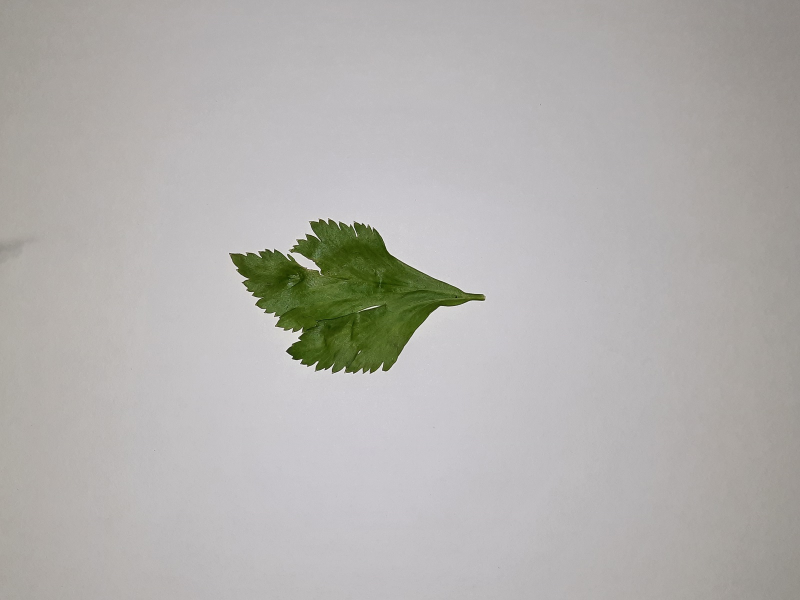
#> input picture Dataset/seledri/001.jpg, 1600 x 1200 px, found by its file name (shown at 1/2 size)
$ jupyter execute 'image processing (1).ipynb'
#> lines starting #> are read from the running program, lines starting #| are printed output that depends on the picture; after the words box and inside, x2 and y2 are one past the last pixel; in counts of white or black regions, pixels touching at a corner belong together
[cell 1]
import cv2
image = cv2.imread("/content/drive/MyDrive/Dataset/seledri/001.jpg")
#> image is the input picture: shape (1200, 1600, 3); mean B, G, R 174.3, 176.9, 178.8
print(image)
#> (printed output is left out)

[cell 2]
cv2.imshow('001', image)
cv2.waitKey(0)
cv2.destroyAllWindows()

[cell 3]
print(image.shape)
#| (1200, 1600, 3)

[cell 4]
# mengakses nilai di pixel x=100, y=20
(b, g, r) = image[20, 100]
#> b = 154; g = 160; r = 165
print("blue = ",b)
#| blue =  154
print("green = ",g)
#| green =  160
print("red = ",r)
#| red =  165

[cell 5]
# crop image
im_crop = image[100:660, 100:380]
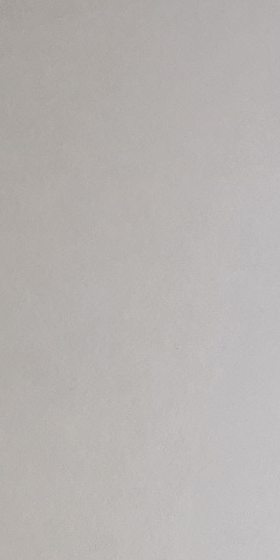
#> im_crop: shape (560, 280, 3); mean B, G, R 176.8, 179, 182.9

cv2.imshow('crop',im_crop)
cv2.waitKey(0)
cv2.destroyAllWindows()
print(im_crop.shape)
#| (560, 280, 3)

[cell 6]
# mengcopy image
cp_image = image.copy()
print(cp_image.shape)
#| (1200, 1600, 3)

[cell 7]
# mengubah nilai pixel
cp_image[300:350, 170:300] = (100, 255, 240)
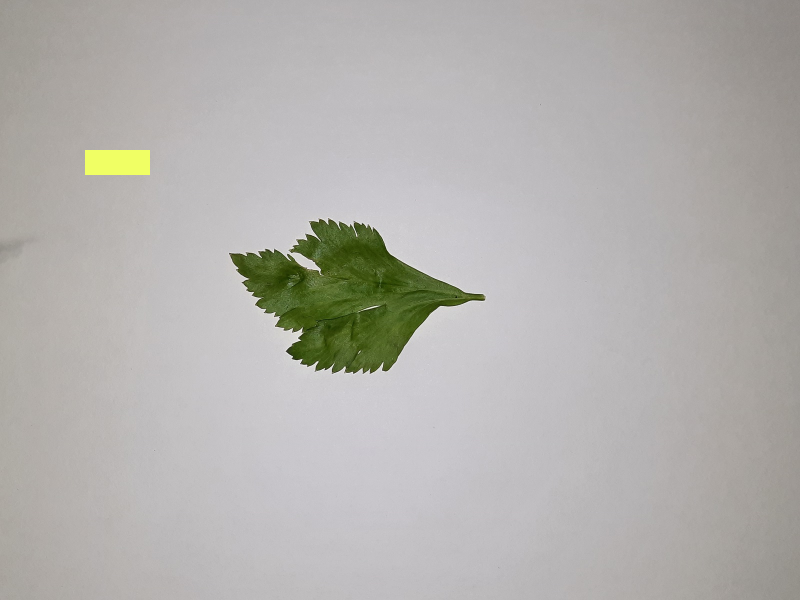
#> cp_image: shape (1200, 1600, 3) (shown at 1/2 size); 0.34% of pixels changed, all inside (x1, y1, x2, y2) = (170, 300, 300, 350)

cv2.imshow('cp_image',cp_image)
cv2.waitKey(0)
cv2.destroyAllWindows()

[cell 8]
# resize image (ignore aspect ratio)
im_resized = cv2.resize(image, (400,400))
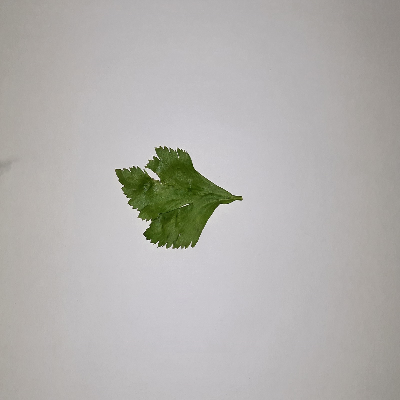
#> im_resized: shape (400, 400, 3); mean B, G, R 174.5, 177.1, 179

cv2.imshow('im_resized',im_resized)
cv2.waitKey(0)
cv2.destroyAllWindows()

[cell 9]
# resize image (mempertahankan aspect ratio)
r = 400/image.shape[1]
#> r = 0.25
dim = (400,int(image.shape[0]*r))
#> dim = (400, 300)
im_resized = cv2.resize(image, dim)
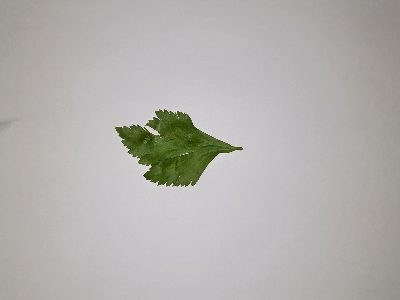
#> im_resized: shape (300, 400, 3); mean B, G, R 174.4, 177, 178.9

cv2.imshow('im_resized',im_resized)
cv2.waitKey(0)
cv2.destroyAllWindows()

[cell 10]
# Rotating an image
(h, w) = image.shape[:2]
#> h = 1200; w = 1600
center = (w/2, h/2)
#> center = (800, 600)

M = cv2.getRotationMatrix2D(center, 180, 1.0)
rotated = cv2.warpAffine(image, M, (w,h))
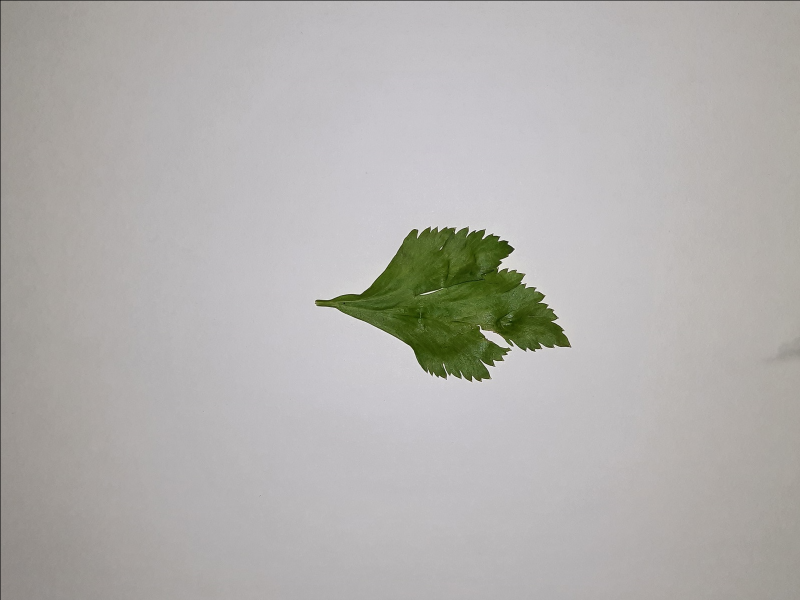
#> rotated: shape (1200, 1600, 3) (shown at 1/2 size); mean B, G, R 174, 176.6, 178.5

cv2.imshow('rotate',rotated)
cv2.waitKey(0)
cv2.destroyAllWindows()

[cell 11]
# menyimpan image
cv2.imwrite("rotate.png", rotated)
#> Out = True

[cell 12]
# adjust image contrast
import numpy as np
im_adjusted = cv2.addWeighted(im_resized, 1.5, np.zeros(im_resized.shape, im_resized.dtype), 0, -100)
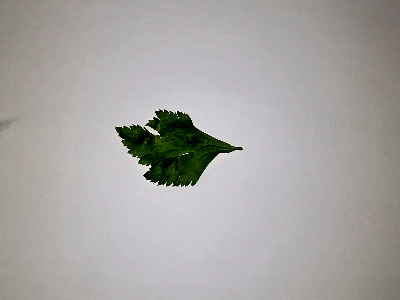
#> im_adjusted: shape (300, 400, 3); mean B, G, R 163.8, 165.5, 168.6

cv2.imshow('Original Image',im_resized)
cv2.imshow('Adjusted Image',im_adjusted)
cv2.waitKey(0)
cv2.destroyAllWindows()

[cell 13]
# detect edges
im_edges = cv2.Canny(im_resized, 100, 200)
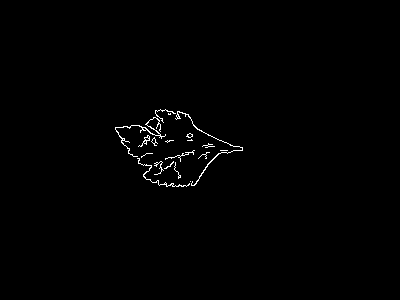
#> im_edges: shape (300, 400); 0.69% white in thin lines or dots, all inside (x1, y1, x2, y2) = (115, 109, 243, 187)

cv2.imshow('Original Image',im_resized)
cv2.imshow('Detected Edges',im_edges)
cv2.waitKey(0)
cv2.destroyAllWindows()

[cell 14]
# convert image to grayscale
im_gray = cv2.cvtColor(im_resized, cv2.COLOR_BGR2GRAY)
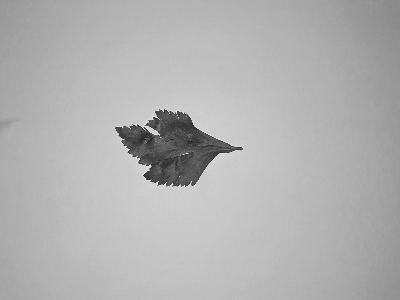
#> im_gray: shape (300, 400); min 31, max 237, mean 177.3

cv2.imshow('Original Image',im_resized)
cv2.imshow('Grayscale Image',im_gray)
cv2.waitKey(0)
cv2.destroyAllWindows()

[cell 15]
# get all files in a folder
import glob

imdir = 'dataset/elephant/'
ext = ['png', 'jpg', 'gif']    # Add image formats here

files = []
[files.extend(glob.glob(imdir + '*.' + e)) for e in ext]

images = [cv2.imread(file) for file in files]

# adjust contrast to all of them nd save to different location
i = 1
for img in images:
    im_adjusted = cv2.addWeighted(img, 1.5, np.zeros(img.shape, img.dtype), 0, -100)
    im_name = "dataset/elephant_contrast/" + str(i) + ".jpg"
    cv2.imwrite(im_name, im_adjusted)
    i+=1
#> after the loop, i = 1

$ run again, with Dataset/seledri/003.jpg copied over Dataset/seledri/001.jpg
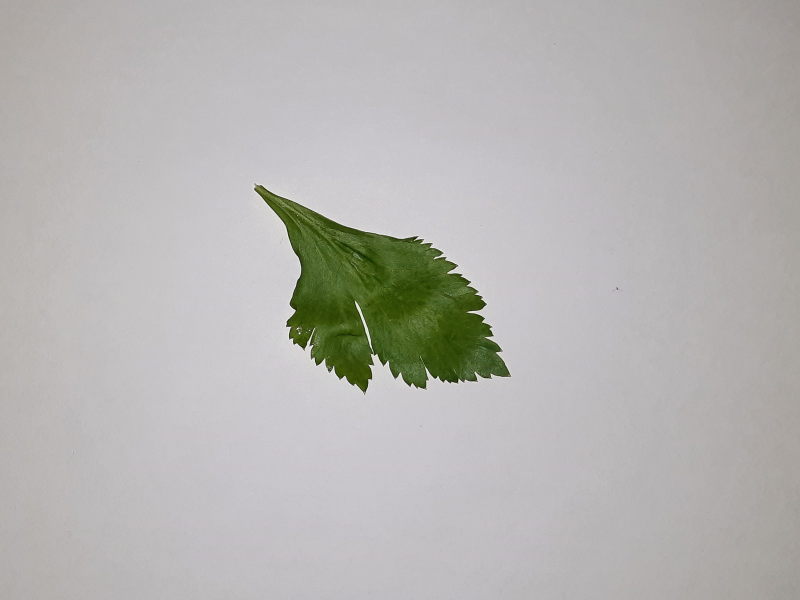
#> input picture Dataset/seledri/003.jpg, 1600 x 1200 px, found by its file name (shown at 1/2 size)
#> image is the input picture: shape (1200, 1600, 3); mean B, G, R 178, 180.4, 181.6
#> (printed output is left out)
#| (1200, 1600, 3)
#> `(b, g, r) = image[20, 100]`: b = 169; g = 172; r = 176
#| blue =  169
#| green =  172
#| red =  176
#| (560, 280, 3)
#| (1200, 1600, 3)
#> cp_image: shape (1200, 1600, 3); 0.34% of pixels changed, all inside (x1, y1, x2, y2) = (170, 300, 300, 350)
#> Out = True
#> `im_edges = cv2.Canny(im_resized, 100, 200)`:
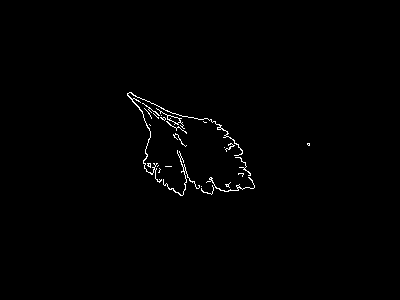
#> im_edges: shape (300, 400); 0.76% white in thin lines or dots, all inside (x1, y1, x2, y2) = (127, 92, 310, 196)
#> `im_gray = cv2.cvtColor(im_resized, cv2.COLOR_BGR2GRAY)`:
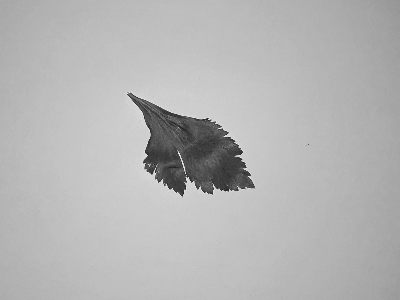
#> im_gray: shape (300, 400); min 30, max 237, mean 180.7
#> after the loop `for img in images:`: i = 1
